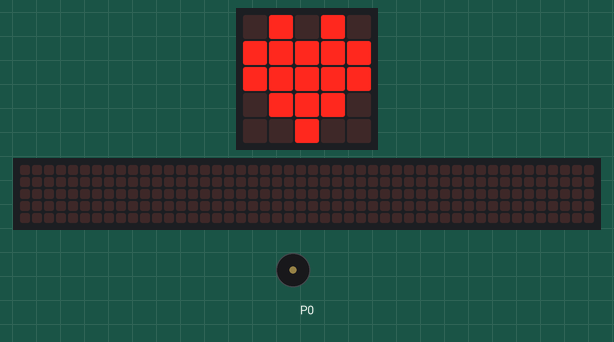
Simulated run of this program. Board: BBC micro:bit (MakeCode). Parts: the board's 5×5 LED display, a strip that is not on the board, showing the scrolling text unrolled, buzzer (waves = sounding). The 48×5 strip is a reading aid, not a part: it shows the text the display is scrolling, unrolled, one strip-width of it at a time.

Above: at 2.2 s.
At 16.1 s:
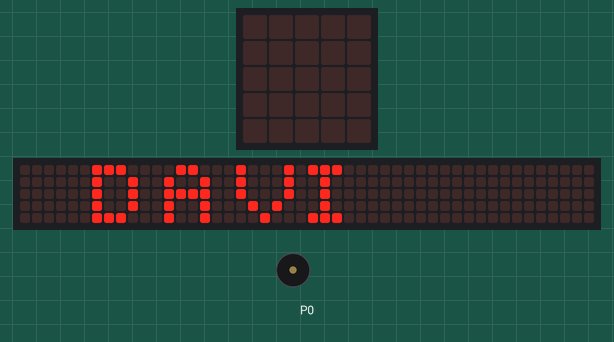
At 20.5 s:
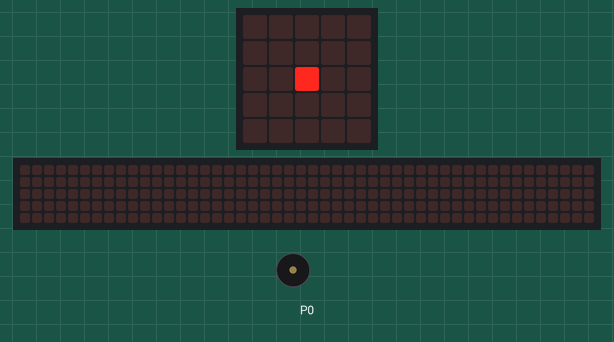
At 35.22 s:
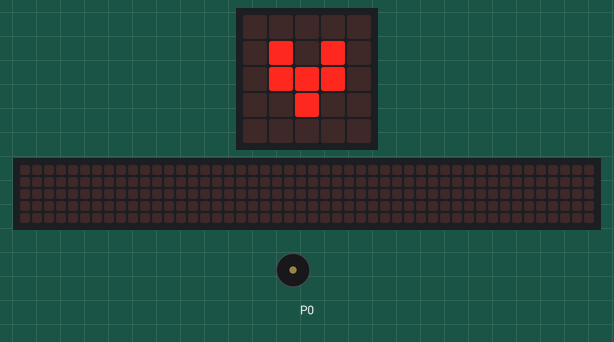
Timing chart, 0 to 36.7 s (numbered marks = the images above):
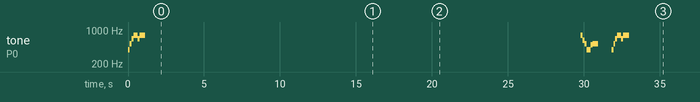

The program:

main.ts
```typescript
basic.forever(function () {
    music.setVolume(255)
    music._playDefaultBackground(music.builtInPlayableMelody(Melodies.PowerUp), music.PlaybackMode.InBackground)
    basic.pause(2000)
    basic.showLeds(`
        . # . # .
        # # # # #
        # # # # #
        . # # # .
        . . # . .
        `)
    basic.showLeds(`
        . . . . .
        . # . # .
        . # # # .
        . . # . .
        . . . . .
        `)
    basic.showLeds(`
        . . . . .
        . . . . .
        . . # . .
        . . . . .
        . . . . .
        `)
    basic.showLeds(`
        . . . . .
        . # . # .
        . # # # .
        . . # . .
        . . . . .
        `)
    basic.showLeds(`
        . # . # .
        # # # # #
        # # # # #
        . # # # .
        . . # . .
        `)
    basic.showString(" PROJETO DAVI ")
    basic.pause(2000)
    if (true) {
        basic.showLeds(`
            . # . # .
            # # # # #
            # # # # #
            . # # # .
            . . # . .
            `)
        basic.showLeds(`
            . . . . .
            . # . # .
            . # # # .
            . . # . .
            . . . . .
            `)
        basic.showLeds(`
            . . . . .
            . . . . .
            . . # . .
            . . . . .
            . . . . .
            `)
        basic.showLeds(`
            . . . . .
            . # . # .
            . # # # .
            . . # . .
            . . . . .
            `)
        basic.showLeds(`
            . # . # .
            # # # # #
            # # # # #
            . # # # .
            . . # . .
            `)
        basic.pause(2000)
    }
    basic.showString(" Tchau")
    music._playDefaultBackground(music.builtInPlayableMelody(Melodies.PowerDown), music.PlaybackMode.InBackground)
    basic.pause(2000)
})
```

test.ts
```typescript
// testes vão aqui; isto não será compilado quando este pacote for usado como uma extensão.
```

Measured:
- by itself, tone on P0: plays 392 Hz for 0.13 s, 523 Hz for 0.13 s, 659 Hz for 0.13 s, 784 Hz for 0.26 s, 659 Hz for 0.13 s, 784 Hz for 0.38 s … (18 notes in this stretch)
- what the display in image 0 shows lasts 0.4 s, from 2.0 s to 2.4 s
- what the display in image 1 shows lasts 1.5 s, from 16.0 s to 17.5 s
